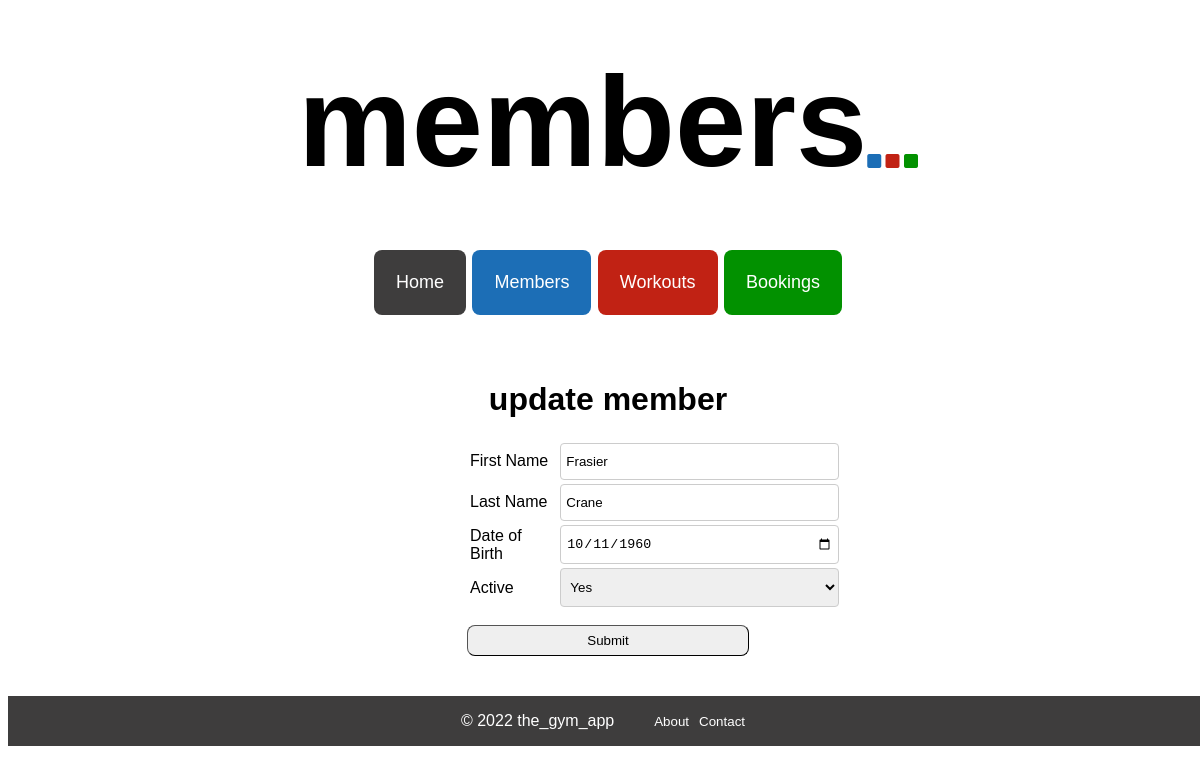
The page /members/1/update on the database as committed earlier.
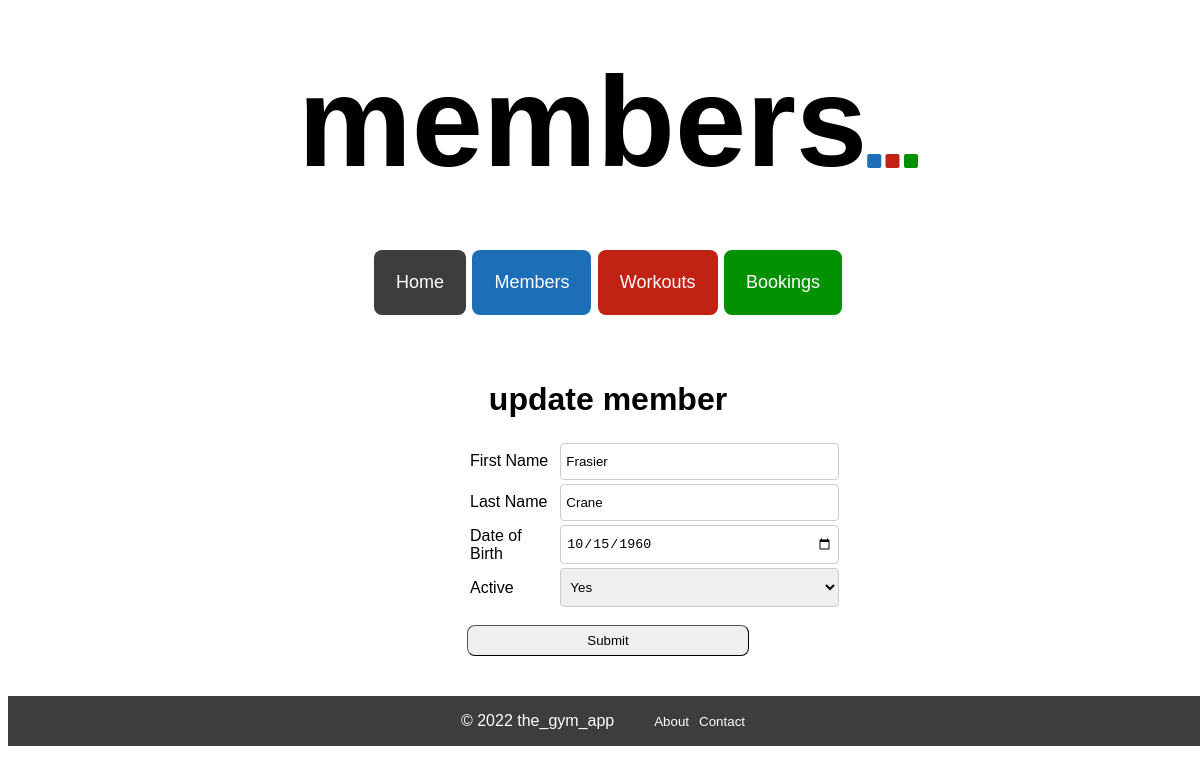
The same page on the database as committed later.
### tables this page shows
CREATE TABLE members (
    id INTEGER PRIMARY KEY AUTOINCREMENT,
    first_name VARCHAR,
    last_name VARCHAR,
    dob DATE,
    active BOOLEAN
);

### controllers/member_controller.py (the view)
@members_blueprint.route("/members/<id>/update")
def edit_member(id):
    route_name = "members"
    member = member_repository.select(id)
    return render_template("/members/edit.html", route_name=route_name, member=member)

### db/run_sql.py (called while the page is built)
def get_db():
    path = os.path.dirname(os.path.abspath(__file__))
    db = os.path.join(path, "gym_db.db")
    conn = sqlite3.connect(db)
    conn.execute("PRAGMA foreign_keys = 1")
    conn.row_factory = sqlite3.Row
    return conn

def run_sql(sql, values = []):
    db = get_db()
    cursor = db.cursor()
    cursor.execute(sql, values)
    results = cursor.fetchall()
    db.commit()
    db.close()
    return results

### repositories/member_repository.py (called while the page is built)
def select(id):
    member = None
    sql = "SELECT * FROM members WHERE id = ?"
    values = [id]
    result = run_sql(sql, values)[0]
    if result is not None:
        active = True if result['active'] == 1 else False
        member = Member(result['first_name'], result['last_name'], result['dob'], active, result['id'])
    return member

### templates/members/edit.html (shortened to what this page needs)
{% extends 'base.html'%}
{% block content %}
<div class="edit_page_container">
    <h1>update member</h1>
    <form class="edit_form" action="/members/{{member.id}}" method="post">
        <table class="edit_table">
            <tr>
                <td>
                    <label class="edit_form_label" for="first_name">First Name</label>
                </td>
                <td>
                    <input class="edit_form_input" type="text" id="first_name" name="first_name"
                        value={{member.first_name}} placeholder={{member.first_name}} required autofocus>
                </td>
            </tr>
            <tr>
                <td>
                    <label class="edit_form_label" for="last_name">Last Name</label>
                </td>
                <td>
                    <input class="edit_form_input" type="text" id="last_name" name="last_name"
                        value={{member.last_name}} placeholder={{member.last_name}} required>
                </td>
            </tr>
            <tr>
                <td>
                    <label class="edit_form_label" for={{member.dob}}>Date of Birth</label>
                </td>
                <td>
                    <input class="edit_form_input" type="date" id="dob" name="dob" value={{member.dob}} required>
                </td>
            </tr>
            <tr>
                <td>
                    <label class="edit_form_label" for={{member.active}}>Active</label>
                </td>
                {% if member.active == True %}
                <td>
                    <select class="edit_form_input" id="active" name="active">
                        <option value={{member.active}}>Yes</option>
                    </select>
                </td>
                {% endif %}
            </tr>
        </table>
        <div>
            <button class="edit_page_button" id="submit_button" type="submit">Submit</button>
        </div>
    </form>
</div>
{% endblock %}

Rows that differ between the two databases and show on the page:
changed members "Frasier": dob "10/11/1960" → "10/15/1960"
